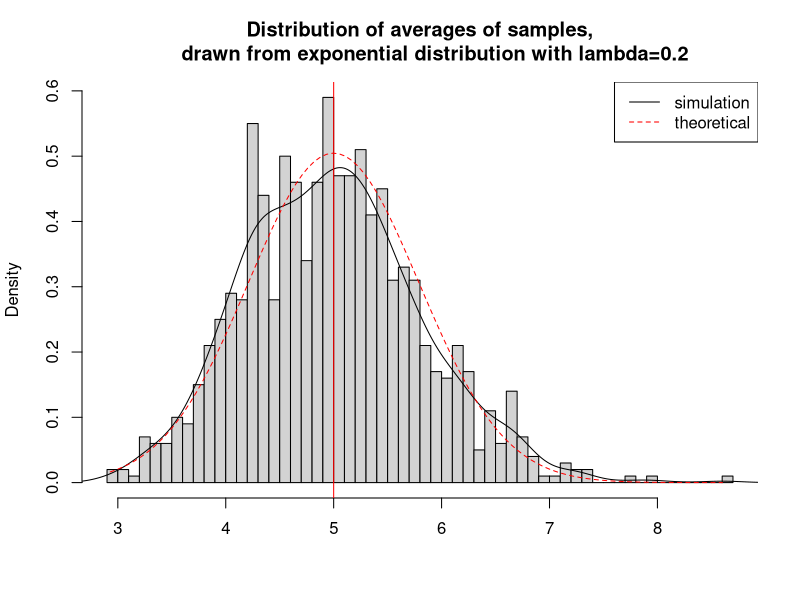
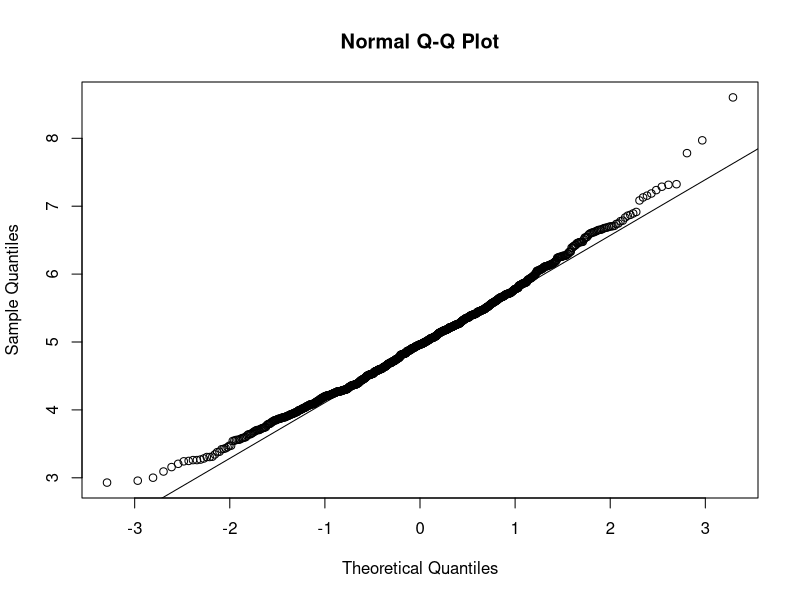

Here is the R script that generated these plots, in order:
## ---- chunk 1
set.seed(666)
lambda = 0.2
samplesize = 40
sims = c(1:1000)
means <- data.frame(x = sapply(sims, function(x) {mean(rexp(samplesize, lambda))}))
head(means)
## ---- chunk 2
mean(means$x)           # actual
tm <- 1/lambda          # theoretical
tm
## ---- chunk 3
sd(means$x)                   # actual
tv <- (1/lambda)/sqrt(40)     # theoretical
tv
## ---- chunk 4
var(means$x)             # actual
((1/lambda)/sqrt(40))^2  # theoretical
## ---- chunk 5
# histogram of averages
hist(means$x, breaks=50, prob=TRUE,
     main="Distribution of averages of samples,
     drawn from exponential distribution with lambda=0.2",
     xlab="")
# averages of samples: denstity
lines(density(means$x))
# theoretical distribution center (vertical red line)
abline(v=1/lambda, col="red")
# averages of samples (red dotted line): theoretical density
x <- seq(min(means$x), max(means$x), length=100)
y <- dnorm(x, mean=1/lambda, sd=(1/lambda/sqrt(samplesize)))
lines(x, y, pch=22, col="red", lty=2)
# add description
legend('topright', c("simulation", "theoretical"), lty=c(1,2), col=c("black", "red"))
## ---- chunk 6
sm <- means$x
aci <- round(mean(sm) + c(-1,1) * 1.96 * sd(sm) / sqrt(samplesize), 3)
tci <- tm + c(-1, 1) * 1.96 * sqrt(tv) / sqrt(samplesize)
aci        # actual confidence interval
## ---- chunk 7
tci
## ---- chunk 8
qqnorm(sm)
qqline(sm)
